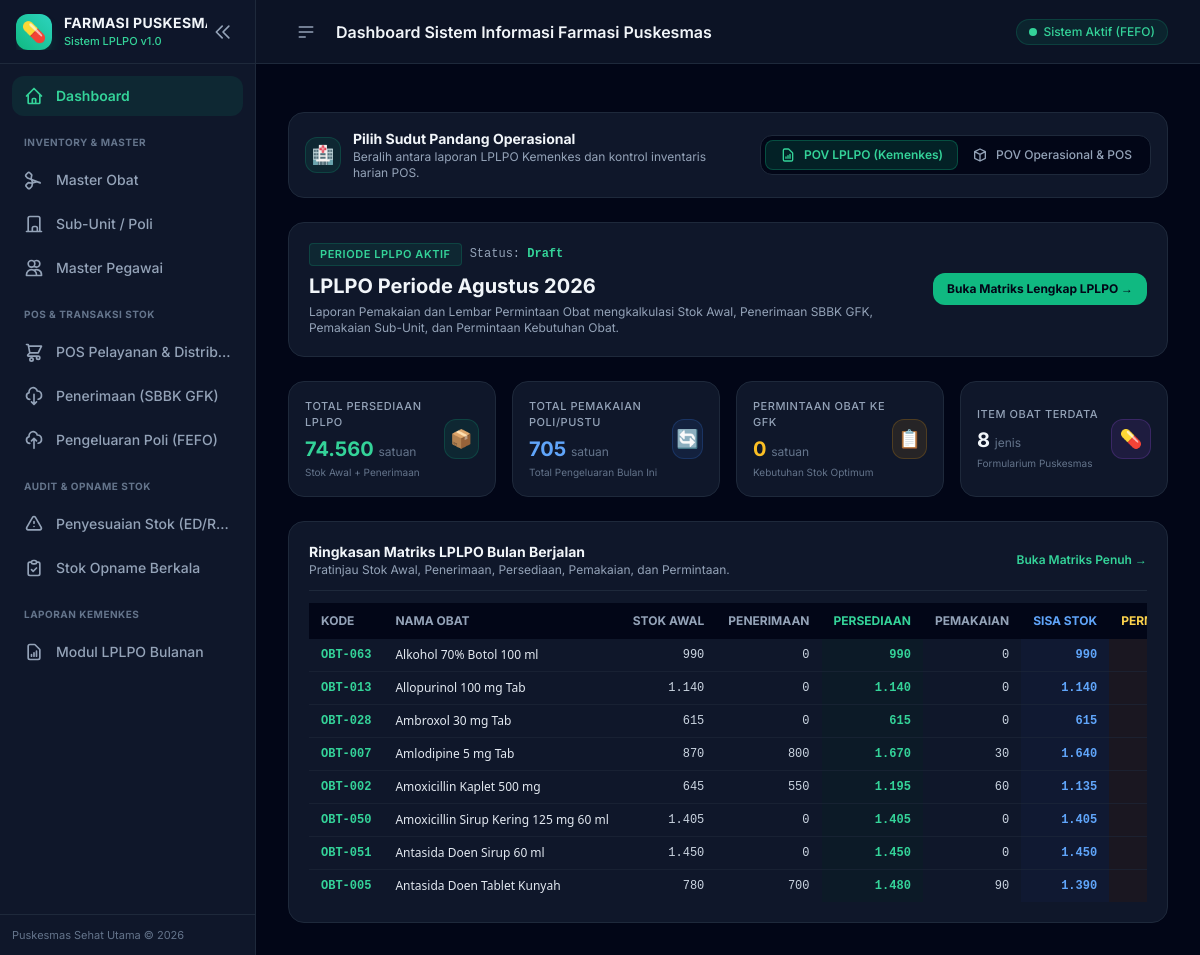
The page / on the database its author committed.
### app/models.py (models this page shows, shortened)
class BaseModel(db.Model):
    __abstract__ = True

class LPLPO(BaseModel):
    __tablename__ = 'lplpo'
    id = db.Column(db.Integer, primary_key=True)
    bulan = db.Column(db.Integer, nullable=False)  # 1 - 12
    tahun = db.Column(db.Integer, nullable=False)  # e.g. 2026
    nama_puskesmas = db.Column(db.String(100), default='Puskesmas Kunjang')
    tanggal_laporan = db.Column(db.Date, default=date.today)
    status = db.Column(db.String(20), default='Draft')  # Draft, Final
    keterangan = db.Column(db.Text)
    kepala_puskesmas = db.Column(db.String(100), default='dr. Durotun Nafisa, M.H')
    nip_kepala = db.Column(db.String(30), default='19750423 200212 2 005')
    pengelola_obat = db.Column(db.String(100), default='Daril Rahmatullah, S.Farm.Apt')
    nip_pengelola = db.Column(db.String(30), default='19810704 200901 1 004')
    created_at = db.Column(db.DateTime, default=datetime.utcnow)
    items = db.relationship('LPLPOItem', backref='lplpo', lazy=True, cascade="all, delete-orphan")
    @property
    def nama_bulan(self):
        nama_bulan_list = [
            '', 'Januari', 'Februari', 'Maret', 'April', 'Mei', 'Juni',
            'Juli', 'Agustus', 'September', 'Oktober', 'November', 'Desember'
        ]
        if 1 <= self.bulan <= 12:
            return nama_bulan_list[self.bulan]
        return str(self.bulan)

class LPLPOItem(BaseModel):
    __tablename__ = 'lplpo_item'
    id = db.Column(db.Integer, primary_key=True)
    lplpo_id = db.Column(db.Integer, db.ForeignKey('lplpo.id'), nullable=False)
    obat_id = db.Column(db.Integer, db.ForeignKey('obat.id'), nullable=False)
    stok_awal = db.Column(db.Integer, default=0)
    penerimaan = db.Column(db.Integer, default=0)
    persediaan = db.Column(db.Integer, default=0)  # stok_awal + penerimaan
    pemakaian = db.Column(db.Integer, default=0)
    sisa_stok = db.Column(db.Integer, default=0)   # persediaan - pemakaian
    stok_optimum = db.Column(db.Integer, default=0)
    permintaan = db.Column(db.Integer, default=0)
    pemberian = db.Column(db.Integer, default=0)
    obat = db.relationship('Obat')

class Obat(BaseModel):
    __tablename__ = 'obat'
    id = db.Column(db.Integer, primary_key=True)
    kode_obat = db.Column(db.String(50), unique=True, nullable=False, index=True)
    nama_obat = db.Column(db.String(150), nullable=False)
    bentuk_sediaan = db.Column(db.String(50), default='Tablet')
    satuan = db.Column(db.String(30), default='Tablet')
    kategori = db.Column(db.String(50), default='Generik')
    harga_satuan = db.Column(db.Float, default=0.0)
    stok_minimum = db.Column(db.Integer, default=10)
    buffer_percent = db.Column(db.Float, default=0.20)
    created_at = db.Column(db.DateTime, default=datetime.utcnow)
    batches = db.relationship('BatchObat', backref='obat', lazy=True, cascade="all, delete-orphan")
    @property
    def total_stok(self):
        return sum(batch.stok_sekarang for batch in self.batches if batch.stok_sekarang > 0)

### app/routes/dashboard.py (the view)
@dashboard_bp.route('/')
def index():
    active_mode = request.args.get('mode', 'lplpo')  # 'lplpo' atau 'operasional'
    total_jenis_obat = Obat.query.count()
    all_obats = Obat.query.all()
    total_stok_obat = sum(o.total_stok for o in all_obats)
    low_stock_obats = [o for o in all_obats if o.total_stok <= o.stok_minimum]
    active_batches = BatchObat.query.filter(BatchObat.stok_sekarang > 0).all()
    near_expired_batches = [b for b in active_batches if b.days_until_expired <= 90]
    near_expired_batches.sort(key=lambda b: b.expired_date)
    recent_masuk = TransaksiMasuk.query.order_by(TransaksiMasuk.tanggal_terima.desc()).limit(5).all()
    recent_keluar = TransaksiKeluar.query.order_by(TransaksiKeluar.tanggal_keluar.desc()).limit(5).all()
    latest_lplpo = LPLPO.query.order_by(LPLPO.tahun.desc(), LPLPO.bulan.desc()).first()
    lplpo_items = sorted(latest_lplpo.items, key=lambda x: x.obat.nama_obat) if latest_lplpo else []
    total_lplpo_pemakaian = sum(item.pemakaian for item in lplpo_items) if lplpo_items else 0
    total_lplpo_permintaan = sum(item.permintaan for item in lplpo_items) if lplpo_items else 0
    total_lplpo_persediaan = sum(item.persediaan for item in lplpo_items) if lplpo_items else 0
    return render_template(
        'dashboard.html',
        active_mode=active_mode,
        total_jenis_obat=total_jenis_obat,
        total_stok_obat=total_stok_obat,
        low_stock_count=len(low_stock_obats),
        near_expired_count=len(near_expired_batches),
        low_stock_obats=low_stock_obats[:5],
        near_expired_batches=near_expired_batches[:5],
        recent_masuk=recent_masuk,
        recent_keluar=recent_keluar,
        latest_lplpo=latest_lplpo,
        lplpo_items=lplpo_items[:8],
        total_lplpo_pemakaian=total_lplpo_pemakaian,
        total_lplpo_permintaan=total_lplpo_permintaan,
        total_lplpo_persediaan=total_lplpo_persediaan
    )

### app/models.py (called while the page is built)
    @property
    def days_until_expired(self):
        if not self.expired_date:
            return 9999
        return (self.expired_date - date.today()).days

### app/templates/dashboard.html (shortened to what this page needs)
{% extends 'base.html' %}
{% block header_title %}Dashboard Sistem Informasi Farmasi Puskesmas{% endblock %}
{% block content %}
<div class="space-y-6">
    <div class="p-4 rounded-2xl bg-slate-900 border border-slate-800 flex flex-col md:flex-row items-start md:items-center justify-between gap-4">
        <div class="flex items-center gap-3">
            <div class="w-9 h-9 rounded-xl bg-emerald-500/10 border border-emerald-500/20 text-emerald-400 flex items-center justify-center text-lg font-bold flex-shrink-0">
                🏥
            </div>
            <div>
                <h3 class="font-bold text-slate-100 text-sm">Pilih Sudut Pandang Operasional</h3>
                <p class="text-xs text-slate-400">Beralih antara laporan LPLPO Kemenkes dan kontrol inventaris harian POS.</p>
            </div>
        </div>
        <div class="flex items-center p-1 bg-slate-950 rounded-xl border border-slate-800 text-xs font-medium w-full md:w-auto">
            <a href="{{ url_for('dashboard.index', mode='lplpo') }}" class="flex-1 md:flex-none px-3.5 py-1.5 rounded-lg transition-all text-center flex items-center justify-center gap-2 whitespace-nowrap {{ 'bg-emerald-500/15 text-emerald-400 font-semibold border border-emerald-500/30' if active_mode == 'lplpo' else 'text-slate-400 hover:text-slate-200' }}">
                <svg class="w-4 h-4" fill="none" stroke="currentColor" viewBox="0 0 24 24"><path stroke-linecap="round" stroke-linejoin="round" stroke-width="2" d="M9 17v-2m3 2v-4m3 4v-6m2 10H7a2 2 0 01-2-2V5a2 2 0 012-2h5.586a1 1 0 01.707.293l5.414 5.414a1 1 0 01.293.707V19a2 2 0 01-2 2z"/></svg>
                POV LPLPO (Kemenkes)
            </a>
            <a href="{{ url_for('dashboard.index', mode='operasional') }}" class="flex-1 md:flex-none px-3.5 py-1.5 rounded-lg transition-all text-center flex items-center justify-center gap-2 whitespace-nowrap {{ 'bg-emerald-500/15 text-emerald-400 font-semibold border border-emerald-500/30' if active_mode == 'operasional' else 'text-slate-400 hover:text-slate-200' }}">
                <svg class="w-4 h-4" fill="none" stroke="currentColor" viewBox="0 0 24 24"><path stroke-linecap="round" stroke-linejoin="round" stroke-width="2" d="M20 7l-8-4-8 4m16 0l-8 4m8-4v10l-8 4m0-10L4 7m8 4v10M4 7v10l8 4"/></svg>
                POV Operasional & POS
            </a>
        </div>
    </div>
    {% if active_mode == 'lplpo' %}
    <div class="space-y-6">
        <div class="p-5 rounded-2xl bg-slate-900 border border-slate-800 flex flex-col md:flex-row items-start md:items-center justify-between gap-4">
            <div>
                <div class="flex items-center gap-2 mb-1.5">
                    <span class="px-2.5 py-0.5 bg-emerald-500/10 text-emerald-400 border border-emerald-500/20 font-semibold rounded text-[11px] uppercase tracking-wider">
                        PERIODE LPLPO AKTIF
                    </span>
                    {% if latest_lplpo %}
                    <span class="text-xs text-slate-400 font-mono">Status: <span class="text-emerald-400 font-semibold">{{ latest_lplpo.status }}</span></span>
                    {% endif %}
                </div>
                <h2 class="text-xl font-bold text-slate-100">
                    {% if latest_lplpo %}
                    LPLPO Periode {{ latest_lplpo.nama_bulan }} {{ latest_lplpo.tahun }}
                    {% else %}
                    Belum Ada LPLPO Digenerate
                    {% endif %}
                </h2>
                <p class="text-xs text-slate-400 mt-1 max-w-2xl">
                    Laporan Pemakaian dan Lembar Permintaan Obat mengkalkulasi Stok Awal, Penerimaan SBBK GFK, Pemakaian Sub-Unit, dan Permintaan Kebutuhan Obat.
                </p>
            </div>
            <div class="flex items-center gap-3 flex-shrink-0">
                {% if latest_lplpo %}
                <a href="{{ url_for('lplpo.detail_lplpo', id=latest_lplpo.id) }}" class="px-3.5 py-2 bg-emerald-500 hover:bg-emerald-400 text-slate-950 font-bold rounded-xl transition-all text-xs flex items-center gap-2">
                    Buka Matriks Lengkap LPLPO &rarr;
                </a>
                {% else %}
                <a href="{{ url_for('lplpo.generate_lplpo') }}" class="px-3.5 py-2 bg-emerald-500 hover:bg-emerald-400 text-slate-950 font-bold rounded-xl transition-all text-xs flex items-center gap-2">
                    Generate LPLPO Bulan Ini
                </a>
                {% endif %}
            </div>
        </div>
        <div class="grid grid-cols-1 sm:grid-cols-2 lg:grid-cols-4 gap-4">
            <div class="p-4 rounded-2xl bg-slate-900 border border-slate-800 flex items-center justify-between">
                <div>
                    <p class="text-[11px] font-medium text-slate-400 uppercase tracking-wider">Total Persediaan LPLPO</p>
                    <h4 class="text-xl font-bold text-emerald-400 mt-1">{{ total_lplpo_persediaan|number }} <span class="text-xs text-slate-500 font-normal">satuan</span></h4>
                    <p class="text-[10px] text-slate-500 mt-0.5">Stok Awal + Penerimaan</p>
                </div>
                <div class="w-10 h-10 rounded-xl bg-emerald-500/10 border border-emerald-500/20 text-emerald-400 flex items-center justify-center text-lg">
                    📦
                </div>
            </div>
            <div class="p-4 rounded-2xl bg-slate-900 border border-slate-800 flex items-center justify-between">
                <div>
                    <p class="text-[11px] font-medium text-slate-400 uppercase tracking-wider">Total Pemakaian Poli/Pustu</p>
                    <h4 class="text-xl font-bold text-blue-400 mt-1">{{ total_lplpo_pemakaian|number }} <span class="text-xs text-slate-500 font-normal">satuan</span></h4>
                    <p class="text-[10px] text-slate-500 mt-0.5">Total Pengeluaran Bulan Ini</p>
                </div>
                <div class="w-10 h-10 rounded-xl bg-blue-500/10 border border-blue-500/20 text-blue-400 flex items-center justify-center text-lg">
                    🔄
                </div>
            </div>
            <div class="p-4 rounded-2xl bg-slate-900 border border-slate-800 flex items-center justify-between">
                <div>
                    <p class="text-[11px] font-medium text-slate-400 uppercase tracking-wider">Permintaan Obat ke GFK</p>
                    <h4 class="text-xl font-bold text-amber-400 mt-1">{{ total_lplpo_permintaan|number }} <span class="text-xs text-slate-500 font-normal">satuan</span></h4>
                    <p class="text-[10px] text-slate-500 mt-0.5">Kebutuhan Stok Optimum</p>
                </div>
                <div class="w-10 h-10 rounded-xl bg-amber-500/10 border border-amber-500/20 text-amber-400 flex items-center justify-center text-lg">
                    📋
                </div>
            </div>
            <div class="p-4 rounded-2xl bg-slate-900 border border-slate-800 flex items-center justify-between">
                <div>
                    <p class="text-[11px] font-medium text-slate-400 uppercase tracking-wider">Item Obat Terdata</p>
                    <h4 class="text-xl font-bold text-slate-100 mt-1">{{ lplpo_items|length }} <span class="text-xs text-slate-500 font-normal">jenis</span></h4>
                    <p class="text-[10px] text-slate-500 mt-0.5">Formularium Puskesmas</p>
                </div>
                <div class="w-10 h-10 rounded-xl bg-purple-500/10 border border-purple-500/20 text-purple-400 flex items-center justify-center text-lg">
                    💊
                </div>
            </div>
        </div>
        <div class="bg-slate-900 rounded-2xl border border-slate-800 p-5 overflow-hidden">
            <div class="flex items-center justify-between pb-3 mb-3 border-b border-slate-800">
                <div>
                    <h4 class="font-bold text-slate-100 text-sm">Ringkasan Matriks LPLPO Bulan Berjalan</h4>
                    <p class="text-xs text-slate-400">Pratinjau Stok Awal, Penerimaan, Persediaan, Pemakaian, dan Permintaan.</p>
                </div>
                {% if latest_lplpo %}
                <a href="{{ url_for('lplpo.detail_lplpo', id=latest_lplpo.id) }}" class="text-xs text-emerald-400 hover:underline font-semibold whitespace-nowrap">Buka Matriks Penuh &rarr;</a>
                {% endif %}
            </div>
            {% if lplpo_items %}
            <div class="overflow-x-auto">
                <table class="w-full text-xs text-left">
                    <thead class="bg-slate-950 text-slate-400 uppercase font-semibold">
                        <tr>
                            <th class="px-3 py-2.5 whitespace-nowrap">Kode</th>
                            <th class="px-3 py-2.5">Nama Obat</th>
                            <th class="px-3 py-2.5 text-right whitespace-nowrap">Stok Awal</th>
                            <th class="px-3 py-2.5 text-right whitespace-nowrap">Penerimaan</th>
                            <th class="px-3 py-2.5 text-right text-emerald-400 font-bold whitespace-nowrap">Persediaan</th>
                            <th class="px-3 py-2.5 text-right whitespace-nowrap">Pemakaian</th>
                            <th class="px-3 py-2.5 text-right text-blue-400 font-bold whitespace-nowrap">Sisa Stok</th>
                            <th class="px-3 py-2.5 text-right text-amber-300 whitespace-nowrap">Permintaan</th>
                        </tr>
                    </thead>
                    <tbody class="divide-y divide-slate-800/60 font-mono">
                        {% for item in lplpo_items %}
                        <tr class="hover:bg-slate-800/50">
                            <td class="px-3 py-2 text-emerald-400 font-bold whitespace-nowrap">{{ item.obat.kode_obat }}</td>
                            <td class="px-3 py-2 font-sans font-medium text-slate-200 max-w-xs truncate">{{ item.obat.nama_obat }}</td>
                            <td class="px-3 py-2 text-right text-slate-300 whitespace-nowrap">{{ item.stok_awal|number }}</td>
                            <td class="px-3 py-2 text-right text-slate-300 whitespace-nowrap">{{ item.penerimaan|number }}</td>
                            <td class="px-3 py-2 text-right text-emerald-400 font-bold bg-emerald-950/20 whitespace-nowrap">{{ item.persediaan|number }}</td>
                            <td class="px-3 py-2 text-right text-slate-300 whitespace-nowrap">{{ item.pemakaian|number }}</td>
                            <td class="px-3 py-2 text-right text-blue-400 font-bold bg-blue-950/20 whitespace-nowrap">{{ item.sisa_stok|number }}</td>
                            <td class="px-3 py-2 text-right text-amber-300 font-bold bg-amber-950/20 whitespace-nowrap">{{ item.permintaan|number }}</td>
                        </tr>
                        {% endfor %}
                    </tbody>
                </table>
            </div>
            {% else %}
            <p class="text-xs text-slate-500 py-6 text-center">Belum ada data matriks LPLPO. Silakan jalankan "Generate LPLPO".</p>
            {% endif %}
        </div>
    </div>
    {% endif %}
</div>
{% endblock %}

### app/templates/base.html (style rules this page uses)
body { font-family: 'Inter', sans-serif; }

### rows shown on the page
LPLPO: status "Draft", nama_bulan "Agustus", tahun "2026"
LPLPOItem: obat.kode_obat "OBT-063", obat.nama_obat "Alkohol 70% Botol 100 ml", stok_awal|number "990", penerimaan|number "0", persediaan|number "990", pemakaian|number "0", sisa_stok|number "990"
LPLPOItem: obat.kode_obat "OBT-013", obat.nama_obat "Allopurinol 100 mg Tab", stok_awal|number "1.140", penerimaan|number "0", persediaan|number "1.140", pemakaian|number "0", sisa_stok|number "1.140"
LPLPOItem: obat.kode_obat "OBT-028", obat.nama_obat "Ambroxol 30 mg Tab", stok_awal|number "615", penerimaan|number "0", persediaan|number "615", pemakaian|number "0", sisa_stok|number "615"
LPLPOItem: obat.kode_obat "OBT-007", obat.nama_obat "Amlodipine 5 mg Tab", stok_awal|number "870", penerimaan|number "800", persediaan|number "1.670", pemakaian|number "30", sisa_stok|number "1.640"
LPLPOItem: obat.kode_obat "OBT-002", obat.nama_obat "Amoxicillin Kaplet 500 mg", stok_awal|number "645", penerimaan|number "550", persediaan|number "1.195", pemakaian|number "60", sisa_stok|number "1.135"
LPLPOItem: obat.kode_obat "OBT-050", obat.nama_obat "Amoxicillin Sirup Kering 125 mg 60 ml", stok_awal|number "1.405", penerimaan|number "0", persediaan|number "1.405", pemakaian|number "0", sisa_stok|number "1.405"
LPLPOItem: obat.kode_obat "OBT-051", obat.nama_obat "Antasida Doen Sirup 60 ml", stok_awal|number "1.450", penerimaan|number "0", persediaan|number "1.450", pemakaian|number "0", sisa_stok|number "1.450"
LPLPOItem: obat.kode_obat "OBT-005", obat.nama_obat "Antasida Doen Tablet Kunyah", stok_awal|number "780", penerimaan|number "700", persediaan|number "1.480", pemakaian|number "90", sisa_stok|number "1.390"

### other values the page prints
{{ total_lplpo_persediaan|number }} "74.560"
{{ total_lplpo_pemakaian|number }} "705"
{{ total_lplpo_permintaan|number }} "0"
{{ lplpo_items|length }} "8"
